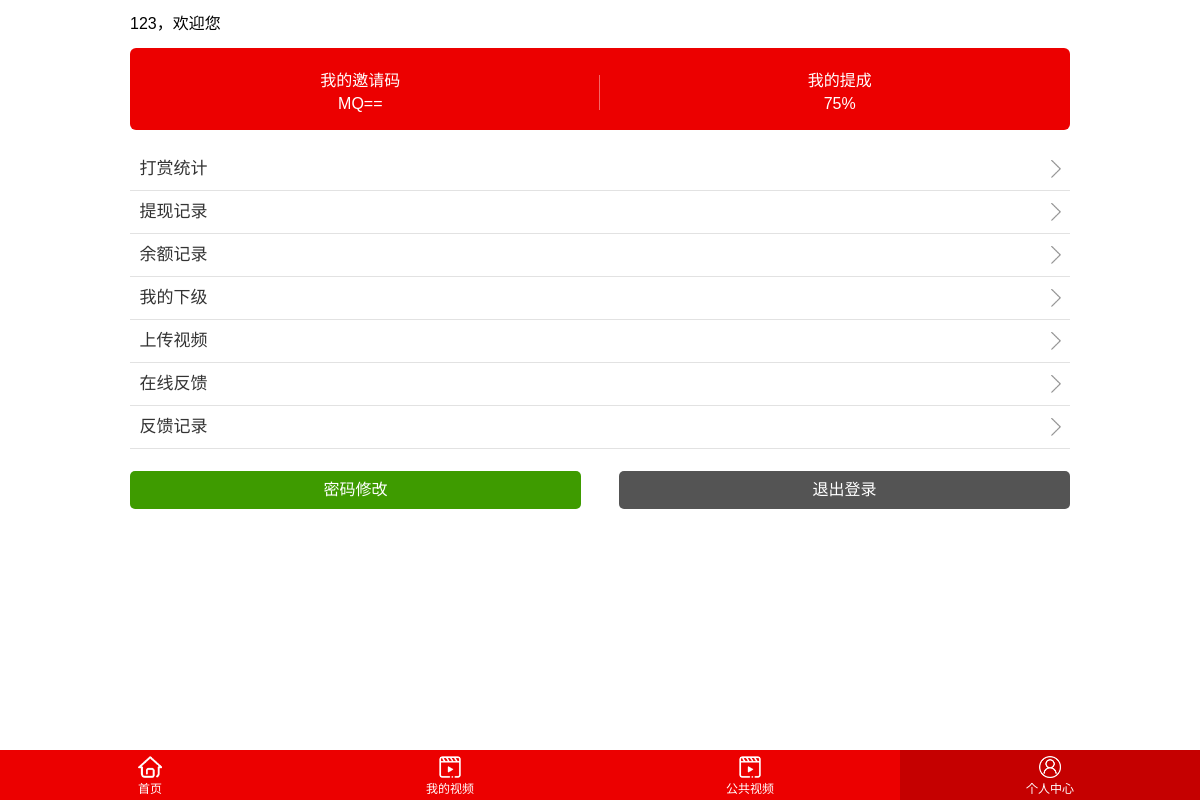
Screenshot of /m/my.php (signed in) with the database file from the repository.
### tables this page shows
CREATE TABLE IF NOT EXISTS `fengyunwl_user` (
  `ID` int(11) NOT NULL AUTO_INCREMENT,
  `username` longtext,
  `password` longtext,
  `rmb` double NOT NULL DEFAULT '0',
  `qq` longtext,
  `nickname` longtext,
  `sxf` double DEFAULT '0',
  `skm` longtext,
  `shangji` int(11) DEFAULT NULL,
  `ticheng` double DEFAULT NULL,
  `date` datetime DEFAULT NULL,
  PRIMARY KEY (`ID`)
);

### system/config.php (called while the page is built, shortened)
<?php
if ($_SESSION['member_id']!='')
{
$result = mysql_query('select * from '.flag.'user where id = '.$_SESSION['member_id'].'  ');
$row = mysql_fetch_array($result);
$member_id = $row['ID'];
$member_name = $row['username'];
$member_ticheng = $row['ticheng'];
}
?>

### system/inc.php (called while the page is built, shortened)
<?php
 require_once('config.php');
?>

### m/my.php (the view, shortened to what this page needs)
<? include('../system/inc.php'); ?>
 <? $nav='my';?><!DOCTYPE html>
<html>
    <head>
         <link href="agency/css/style.css" rel="stylesheet" type="text/css">
    </head>
    <body>
        <section id="container">
            <div class="h_usertitle_box"><?=$member_name?>，欢迎您</div>
            <div class="h_member_box">
                <div class="h_xjdl_con">
                    <dl><dt>我的邀请码</dt>
                        <dd><?=base64_encode($member_id)?></dd>
                    </dl><em></em>
                    <dl><dt>我的提成</dt>
                        <dd><?=$member_ticheng?>%</dd>
                    </dl>
                </div>
                <div class="conbox">
                      <p  style="display:none"><span><a href="hezi.php">盒子管理</a></span>
                        <p  style="display:none"><span><a href="hezitg.php">盒子推广</a></span>
                       <p><span><a href="dashangcount.php">打赏统计</a></span>
                      <p><span><a href="carry_money.php">提现记录</a></span>
                     <p><span><a href="rmbjl.php">余额记录</a></span>
                     <p><span><a href="team.php">我的下级</a></span>
                 <p><span><a href="upload.php">上传视频</a></span>
                    <p><span><a href="fankui.php">在线反馈</a></span>
                       <p><span><a href="fankuijl.php">反馈记录</a></span>
                    </p>
                </div>
                <div class="btnbox">
                    <i class="btn1"><a href="password.php">密码修改</a></i>
                    <i class="btn2"><a href="logout.php">退出登录</a></i>
                </div>
            </div>
                <? include('footer.php'); ?>
        </section>
    </body>
 </html>

### m/agency/css/style.css (style rules this page uses)
body { margin: 0 auto; width:100%; font-family:"微软雅黑","Arial","宋体"; color:#555; font-size:13px; line-height:180%; }
div,p { margin:0px; padding:0px; font-size:13px; line-height:180%; }
a { color:#555; text-decoration:none; }
#container { position:relative; margin:0 auto; width:100%; max-width:1000px; height:100%; overflow:hidden; }
.h_usertitle_box { margin:12px 0 0 3%; width:94%; line-height:150%; font-size:16px; color:#000; float:left; display:inline; }
.h_member_box { margin:12px 0 0 3%; width:94%; float:left; display:inline; }
.h_member_box .h_xjdl_con { margin:0px; padding:15px 0; width:100%; color:#fff; background:#ec0000; border-radius:6px; float:left; display:inline; }
.h_member_box .h_xjdl_con dl { margin:6px 0 0 0; width:49%; line-height:23px; text-align:center; float:left; display:inline; }
.h_member_box .h_xjdl_con dl dt { margin:0px; width:100%; font-size:16px; float:left; display:inline; }
.h_member_box .h_xjdl_con dl dd { margin:0px; width:100%; font-size:16px; float:left; display:inline; }
.h_member_box .h_xjdl_con em { margin:12px 0 0 0; width:2%; height:35px; background:url(../images/line01.jpg) repeat-y center top; font-style:normal; float:left; display:inline; }
.h_member_box .conbox { margin:18px 0 0 0; width:100%; float:left; display:inline; }
.h_member_box .conbox p { margin:0px; width:100%; height:42px; border-bottom:#e2e2e2 1px solid; float:left; display:inline; }
.h_member_box .conbox p span { margin:0 0 0 1%; width:98%; height:42px; line-height:42px; font-size:17px; background:url(../images/tb07.jpg) no-repeat right center; background-size:auto 18px; float:left; display:inline; }
.h_member_box .conbox p span a { width:100%; height:auto; color:#333; display:block; }
.h_member_box .btnbox { margin:22px 0 0 0; width:100%; float:left; display:inline; }
.h_member_box .btnbox .btn1 { margin:0px; width:48%; height:38px; text-align:center; font-size:16px; font-style:normal; border-radius:5px; float:left; display:inline; overflow:hidden; }
.h_member_box .btnbox .btn1 a { width:100%; line-height:38px; color:#fff; background:#3e9b00; display:block; }
.h_member_box .btnbox .btn2 { margin:0px; width:48%; height:38px; text-align:center; font-size:16px; font-style:normal; border-radius:5px; float:right; display:inline; overflow:hidden; }
.h_member_box .btnbox .btn2 a { width:100%; line-height:38px; color:#fff; background:#545454; display:block; }

### rows the page displays
fengyunwl_user: username "123", ID "MQ==", ticheng "75"
